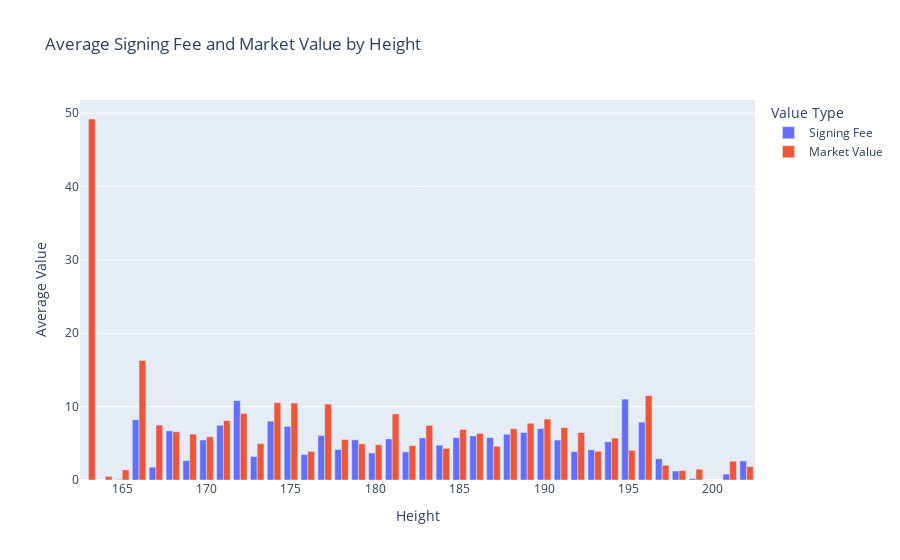

This figure's notebook cell:
### Markdown cell above
## Height Analysis

### Code cell
plots.valuation_plot('height')

### Figure 1 — Plotly figure (JSON) as saved in the notebook; plotly's stock layout.template omitted (floating-point values rounded to 4 significant figures)
{"data": [{"name": "Signing Fee", "type": "bar", "x": [195, 172, 166, 174, 196, 171, 175, 190, 168, 189, 188, 177, 186, 187, 185, 183, 181, 179, 170, 191, 194, 184, 178, 193, 192, 182, 180, 176, 173, 197, 169, 202, 167, 198, 201, 199, 165, 163, 164], "xaxis": "x", "y": [11.02, 10.82, 8.2, 8.014, 7.888, 7.453, 7.301, 6.999, 6.702, 6.48, 6.244, 6.079, 6.004, 5.787, 5.764, 5.733, 5.599, 5.479, 5.451, 5.441, 5.213, 4.752, 4.164, 4.114, 3.886, 3.826, 3.68, 3.465, 3.205, 2.9, 2.644, 2.6, 1.742, 1.225, 0.8, 0.1938, 0.08, null, null], "yaxis": "y"}, {"name": "Market Value", "type": "bar", "x": [195, 172, 166, 174, 196, 171, 175, 190, 168, 189, 188, 177, 186, 187, 185, 183, 181, 179, 170, 191, 194, 184, 178, 193, 192, 182, 180, 176, 173, 197, 169, 202, 167, 198, 201, 199, 165, 163, 164], "xaxis": "x", "y": [4.043, 9.083, 16.29, 10.54, 11.49, 8.1, 10.49, 8.296, 6.574, 7.737, 6.994, 10.35, 6.349, 4.601, 6.882, 7.44, 9.01, 4.925, 5.894, 7.151, 5.714, 4.313, 5.522, 3.918, 6.457, 4.683, 4.797, 3.905, 4.955, 2.014, 6.252, 1.822, 7.481, 1.295, 2.567, 1.475, 1.379, 49.2, 0.5], "yaxis": "y"}], "layout": {"barmode": "group", "legend": {"title": {"text": "Value Type"}}, "title": {"text": "Average Signing Fee and Market Value by Height"}, "xaxis": {"anchor": "y", "categoryorder": "total descending", "domain": [0, 1], "title": {"text": "Height"}}, "yaxis": {"anchor": "x", "domain": [0, 1], "title": {"text": "Average Value"}}}}
